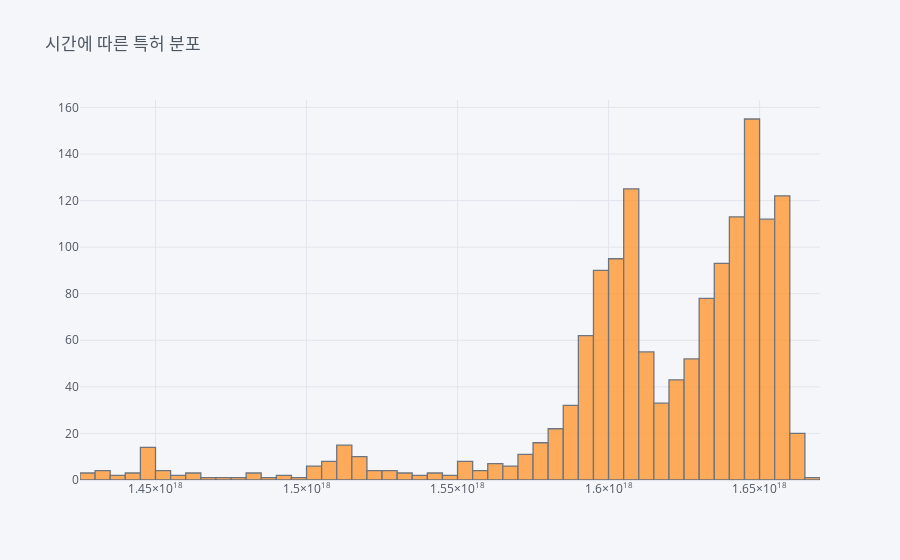

The cell this chart's notebook holds for it:
### Code cell
df1_1[['일자2']].iplot('hist', title = '시간에 따른 특허 분포')

### Figure 1 — Plotly figure (JSON) as saved in the notebook; plotly's stock layout.template omitted (floating-point values rounded to 4 significant figures; data arrays with more than 128 entries replaced by an {"elided": "..."} marker saying what was removed)
{"data": [{"histfunc": "count", "histnorm": "", "marker": {"color": "rgba(255, 153, 51, 1.0)", "line": {"color": "#4D5663", "width": 1.3}}, "name": "일자2", "opacity": 0.8, "orientation": "v", "type": "histogram", "x": {"elided": "1457 int values"}}], "layout": {"barmode": "overlay", "legend": {"bgcolor": "#F5F6F9", "font": {"color": "#4D5663"}}, "paper_bgcolor": "#F5F6F9", "plot_bgcolor": "#F5F6F9", "title": {"font": {"color": "#4D5663"}, "text": "시간에 따른 특허 분포"}, "xaxis": {"gridcolor": "#E1E5ED", "showgrid": true, "tickfont": {"color": "#4D5663"}, "title": {"font": {"color": "#4D5663"}, "text": ""}, "zerolinecolor": "#E1E5ED"}, "yaxis": {"gridcolor": "#E1E5ED", "showgrid": true, "tickfont": {"color": "#4D5663"}, "title": {"font": {"color": "#4D5663"}, "text": ""}, "zerolinecolor": "#E1E5ED"}}}
